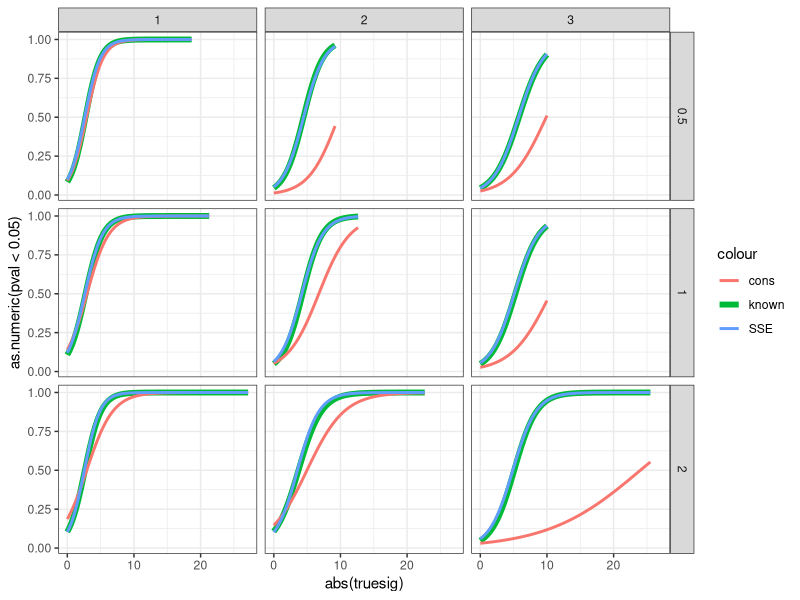
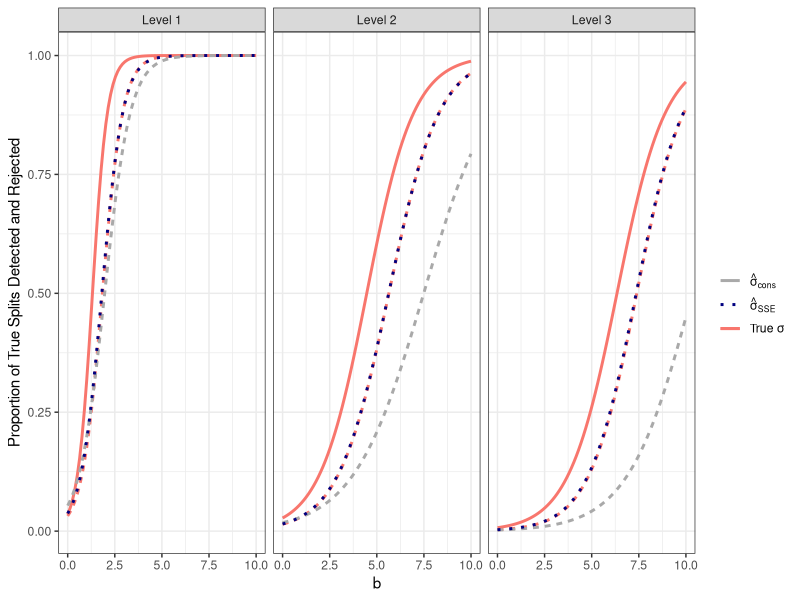
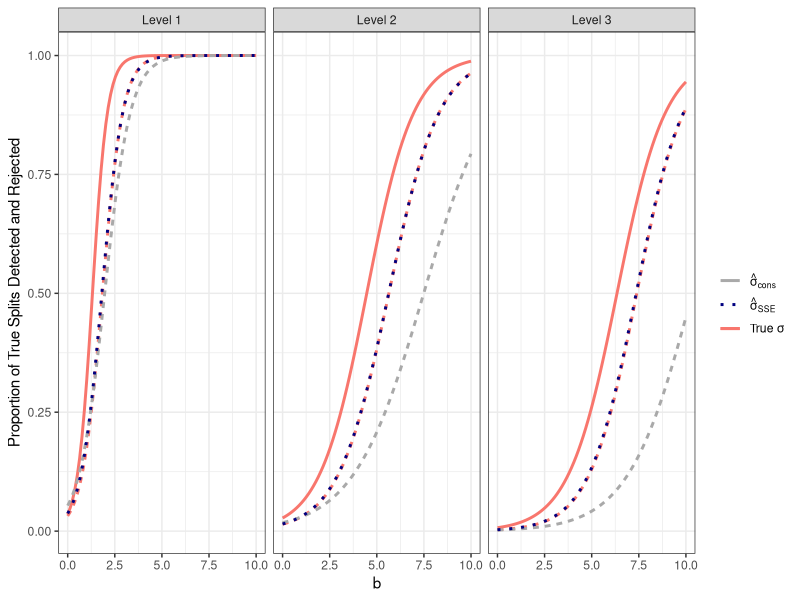
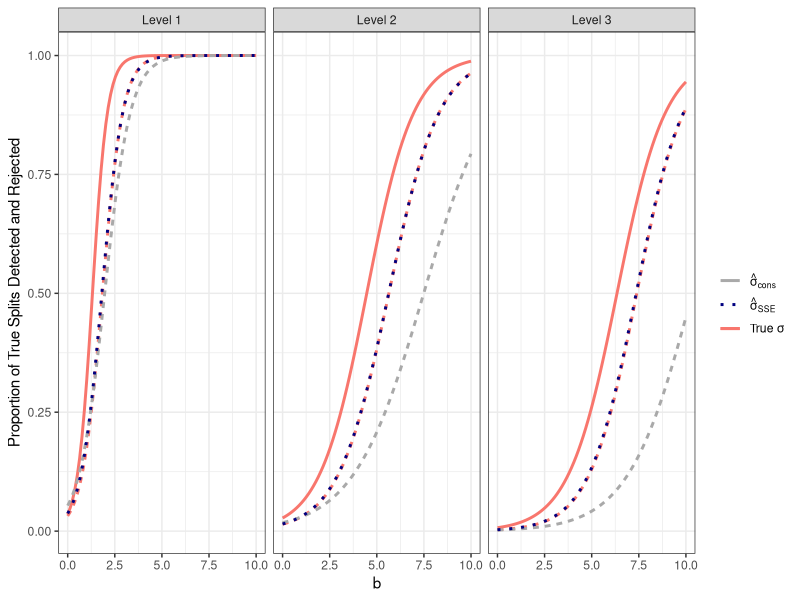

Here is the R script that generated these plots, in order:
### The code that makes this data is in "rand_power_indices.R". The simulations were run from the file "run_power_rand.R".
library(tidyverse)
library(gridExtra)
library(patchwork)

#naivezcol <- "#7CAE00"
#sampsplitcol <- "#00BFC4"
treevalcol <- "#F8766D"
sigmaSSEcol <- "navy"
sigmaConscol <- "darkgray"
#treevalESTcol <- "red"
#ctreecol <- "black"


setwd("~/Dropbox/Tree Values Paper/Code Reviewer Response/unknown variance/")
res<- read.csv("Full_Rand_Comps_4-8-2022.csv", header=FALSE,sep=" ")
names(res)<- c("cp", "seed", "depth", "beta", "method", "pval", 
               "pval_cons", "pval_SSE", "pval_med", "pval_mad", "truesig","n1", "n2", "samplesig", "bestRand", "whichSplit","XORlev", "best", "NA")



ggplot(data=res %>% filter(!is.na(depth), !is.na(XORlev)))+
  geom_smooth(aes(x=abs(truesig), y=as.numeric(pval < 0.05), col="known"), lwd=2, se=F, method="glm", method.args=list(family="binomial"))+
  geom_smooth(aes(x=abs(truesig), y=as.numeric(pval_cons < 0.05), col="cons"), se=F, method="glm", method.args=list(family="binomial"))+
  geom_smooth(aes(x=abs(truesig), y=as.numeric(pval_SSE < 0.05), col="SSE"), se=F, method="glm", method.args=list(family="binomial"))+
  theme_bw()+facet_grid(rows=vars(XORlev), col=vars(depth))



#res <- res %>% filter(!is.na(bestRand))
# res2 <- res %>% group_by(cp, method, seed,XORlev,beta, depth, pval, 
#                          pval_cons, pval_SSE, pval_med, pval_mad, truesig, n1, n2, samplesig) %>% 
#   summarize(bestRand = max(bestRand),whichSplit = which.max(bestRand))
res2 <- res 
res2$whichSplit <- as.numeric(res2$whichSplit)
res2 <- res2 %>% mutate(whichSplitLev = ifelse(whichSplit >=3,3,whichSplit))
res2 <- res2 %>% mutate(truesplitlev = ifelse(whichSplit >=3, 3, whichSplit))
res2 <- res2 %>%
  mutate(
    correct = as.numeric(bestRand > 0.75),
    correctreject = as.numeric(bestRand > 0.75 & pval < 0.05),
    correctreject_cons = as.numeric(bestRand > 0.75 & pval_cons < 0.05),
    correctreject_SSE = as.numeric(bestRand > 0.75 & pval_SSE < 0.05),
    correctreject_med = as.numeric(bestRand > 0.75 & pval_med < 0.05)
  )

#### HOW MANY TRUE TREES WERE MADE FOR EACH BETA. It's just 500, which I set. Didn't want it hardcoded though.
ntree <-  NROW((res %>% filter(depth==1,method=="condition",XORlev==2,beta==10)))


groupRes <- res2 %>% group_by(method, XORlev, truesplitlev, beta) %>% summarize(
  numcorrect = sum(correct),
  numcorrectreject = sum(correctreject),
  numcorrectreject_cons = sum(correctreject_cons),
  numcorrectreject_SSE = sum(correctreject_SSE),
  numcorrectreject_med = sum(correctreject_med)
) %>%
  mutate(propCorrect = ifelse(truesplitlev < 3, numcorrect/ntree, numcorrect/(2*ntree)),
         propCorrectReject= ifelse(truesplitlev < 3, numcorrectreject/ntree, numcorrectreject/(2*ntree)),
                                   propCorrectReject= ifelse(truesplitlev < 3, numcorrectreject/ntree, numcorrectreject/(2*ntree)),
                                   propCorrectReject_cons = ifelse(truesplitlev < 3, numcorrectreject_cons/ntree, numcorrectreject_cons/(2*ntree)),
                                   propCorrectReject_SSE = ifelse(truesplitlev < 3, numcorrectreject_SSE/ntree, numcorrectreject_SSE/(2*ntree)),
                                   propCorrectReject_med = ifelse(truesplitlev < 3, numcorrectreject_med/ntree, numcorrectreject_med/(2*ntree))

  ) %>%
  mutate(
    beta=as.numeric(beta),
    propCorrect=as.numeric(propCorrect),
    propCorrectReject=as.numeric(propCorrectReject),
    propCorrectReject_cons = as.numeric(propCorrectReject_cons)
  ) %>%
  mutate(truesplitlev2 = paste("Level ", truesplitlev))


groupRes$XORlev2 <- paste0("a=", groupRes$XORlev)

##### Estimated vs Not estimated. POwer ONly
groupRes$level2 <- paste("Level", groupRes$truesplitlev)
p3 <- ggplot(data=groupRes %>% filter(XORlev==1, !is.na(truesplitlev), !is.na(XORlev2))) +
  geom_smooth(aes(x=beta,y=propCorrect, col="zknown", lty="Proportion Detected"),
              se=F,method="glm",  method.args = list(family = "binomial"))+
  geom_smooth(aes(x=beta,y=propCorrectReject, col="zknown", lty="Proportion Detected and Rejected"),
              se=F,method="glm",  method.args = list(family = "binomial"))+
  geom_smooth(aes(x=beta,y=propCorrectReject_cons, col="cons",lty="Proportion Detected and Rejected"),
              se=F,method="glm",  method.args = list(family = "binomial"))+
  geom_smooth(aes(x=beta,y=propCorrectReject_SSE, col="SSE"),
              se=F,method="glm",  method.args = list(family = "binomial"), lty=3)+
  ylab("Proportion of True Splits Detected and Rejected")+xlab("b")+
  facet_grid(cols  = 
               vars(level2)) + theme_bw()+
  scale_color_manual(labels=c(expression(hat(sigma)[cons]), expression(hat(sigma)[SSE]),
                              expression(paste("True ", sigma))),
                       values=c(sigmaConscol, sigmaSSEcol, treevalcol))+
  theme(legend.text.align = 0)+
  labs(col="", linetype="")+
  guides(linetype="none")
p3
ggsave("~/Dropbox/Tree Values Paper/JMLR Reviewer Responses/power.png",
       width=8, height=4)
ggsave("~/Dropbox/Tree Values Paper/JMLR_submit_v3/Figures/power.png",
       width=8, height=4)


